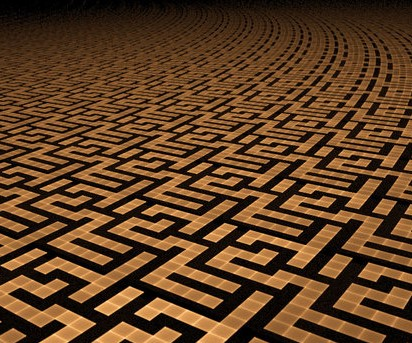
#> input picture opencv/task3/2/threshold.jpg, 412 x 343 px
$ python threshold.py
#> lines starting #> are read from the running program, lines starting #| are printed output that depends on the picture; after the words box and inside, x2 and y2 are one past the last pixel; in counts of white or black regions, pixels touching at a corner belong together
import cv2
import numpy as np

img = cv2.imread('threshold.jpg')
#> img is the input picture: shape (343, 412, 3); mean B, G, R 36.2, 63.9, 96
retval, threshold = cv2.threshold(img, 100, 255, cv2.THRESH_BINARY)
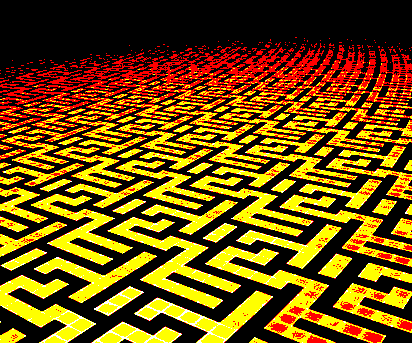
#> threshold: shape (343, 412, 3); mean B, G, R 7.9, 82.1, 116.7

grayscaled = cv2.cvtColor(img,cv2.COLOR_BGR2GRAY)
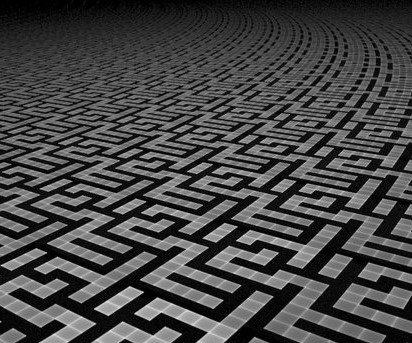
#> grayscaled: shape (343, 412); min 0, max 230, mean 70.4
retval, threshold2 = cv2.threshold(grayscaled, 100, 255, cv2.THRESH_BINARY)
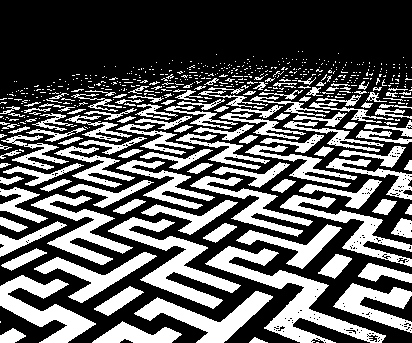
#> threshold2: shape (343, 412); 36.7% white; 554 white regions (430 under 20 px), largest, box (x1, y1, x2, y2) and area: (205, 246, 386, 343) 4135, (108, 217, 241, 309) 3291, (0, 275, 96, 343) 2595

cv2.imshow('original',img)
cv2.imshow('threshold1',threshold)
cv2.imshow('threshold2',threshold2)

cv2.waitKey(0)
cv2.destroyAllWindows()
